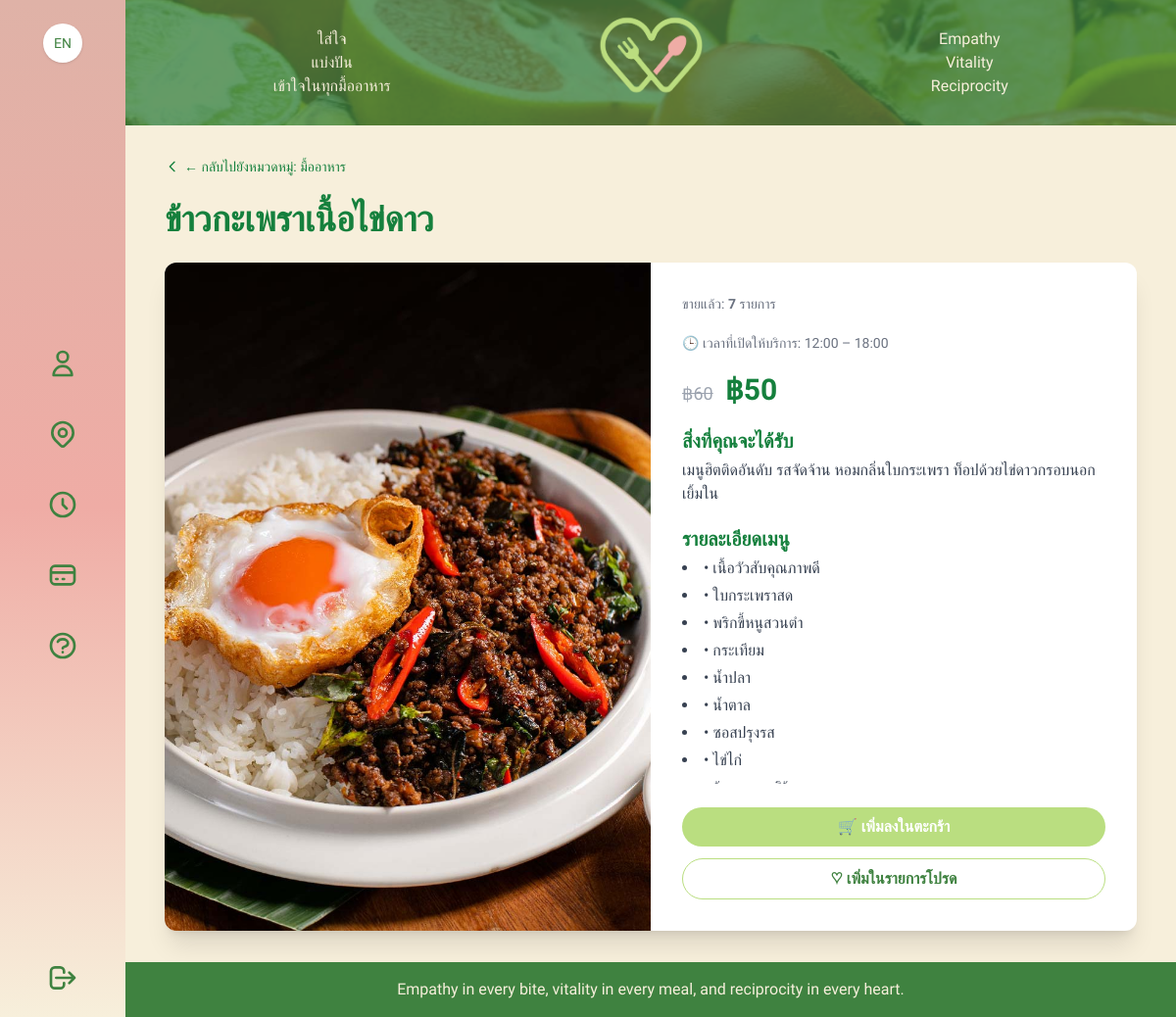
Page /menu/1/ on the committed database.
### myapp/models.py (models this page shows, shortened)
class Menu(models.Model):
    restaurant      = models.ForeignKey(
        'Restaurant',
        on_delete=models.CASCADE,
        related_name='menus',
        verbose_name='ร้านอาหาร'
    )
    title           = models.CharField("ชื่อเมนู", max_length=100)
    image           = models.ImageField("รูปเมนู", upload_to='menus/', blank=True)
    description     = models.TextField("คำอธิบายสั้น", blank=True)
    details         = models.TextField("รายละเอียดเพิ่มเติม", blank=True)
    price           = models.DecimalField("ราคาปกติ", max_digits=8, decimal_places=2)
    discount_price  = models.DecimalField(
    "ราคาหลังลด", max_digits=8, decimal_places=2,
    default=0.0,
    help_text="ถ้าไม่ลด ก็ใส่เท่ากับราคาปกติ"
    )
    start_time      = models.TimeField(
        "เวลาเริ่มขาย", default=timezone.now,
        help_text="เช่น 10:00:00"
    )
    end_time        = models.TimeField(
        "เวลาปิดขาย", default=timezone.now,
        help_text="เช่น 22:00:00"
    )
    favorites       = models.ManyToManyField(
        settings.AUTH_USER_MODEL,
        blank=True,
        related_name='favorite_menus',
        verbose_name="ผู้ที่ชื่นชอบ"
    )
    class Meta:
        verbose_name        = "เมนู"
        verbose_name_plural = "เมนู"
    @property
    def sold_count(self):
        result = self.orderitem_set.aggregate(total=Sum('quantity'))['total']
        return result or 0
    sold_count.fget.short_description = "ขายแล้ว"

class Restaurant(models.Model):
    name       = models.CharField("ชื่อร้าน", max_length=100)
    category   = models.ForeignKey(Category, on_delete=models.SET_NULL,
                                   null=True, related_name='restaurants')
    image      = models.ImageField("รูปภาพร้าน", upload_to='restaurants/', blank=True)
    description= models.TextField("คำอธิบาย", blank=True)
    favorites  = models.ManyToManyField(User,
                       blank=True,
                       related_name='favorite_restaurants',
                       verbose_name="ผู้ที่ชื่นชอบ")
    class Meta:
        verbose_name        = "ร้านอาหาร"
        verbose_name_plural = "ร้านอาหาร"

class Category(models.Model):
    name         = models.SlugField("รหัสหมวด", max_length=50, unique=True)
    display_name = models.CharField("ชื่อหมวด", max_length=100)
    image        = models.ImageField("รูปหมวด", upload_to='categories/', blank=True, null=True)
    class Meta:
        verbose_name        = "หมวดหมู่อาหาร"
        verbose_name_plural = "หมวดหมู่อาหาร"

### myapp/views.py (the view)
# urls.py: path('menu/<int:menu_id>/', views.menu_detail, name='menu_detail'),
def menu_detail(request, menu_id):
    menu = get_object_or_404(Menu, pk=menu_id)
    return render(request, 'shop_detail.html', {
        'menu': menu
    })

### myapp/templatetags/currency_filters.py (called while the page is built)
@register.filter
def currency(value, symbol='฿'):
    try:
        val = float(value)
    except (TypeError, ValueError):
        return value
    formatted = f"{val:,.0f}"
    return f"{symbol}{formatted}"

### myapp/templates/shop_detail.html (shortened to what this page needs)
{% extends 'base.html' %}
{% load static %}
{% load currency_filters %}
{% load i18n %}
{% block content %}
<div class="container mx-auto px-4 py-8">
  <p class="mb-6">
    <a href="{% url 'shop_list' menu.restaurant.category.name %}" class="text-green-700 hover:underline text-sm flex items-center">
      <svg xmlns="http://www.w3.org/2000/svg" class="h-4 w-4 mr-1" fill="none" viewBox="0 0 24 24" stroke="currentColor">
        <path stroke-linecap="round" stroke-linejoin="round" stroke-width="2" d="M15 19l-7-7 7-7"/>
      </svg>
      ← {% trans "Back to category:" %} {{ menu.restaurant.category.display_name }}
    </a>
  </p>
  <h1 class="text-4xl font-bold text-green-700 mb-6">{{ menu.title }}</h1>
  <div class="bg-white rounded-xl shadow-xl overflow-hidden lg:flex">
    <div class="lg:w-1/2 aspect-[4/3] overflow-hidden">
      {% if menu.image %}
      <img src="{{ menu.image.url }}"
           alt="{{ menu.title }}"
           class="w-full h-full object-cover"/>
      {% else %}
      <div class="w-full h-full bg-gray-100 flex items-center justify-center">
        <span class="text-gray-500">{% trans "No image available" %}</span>
      </div>
      {% endif %}
    </div>
    <div class="lg:w-1/2 p-8 flex flex-col">
      <div class="overflow-auto space-y-5 max-h-[500px]">
        <p class="text-sm text-gray-500">
          {% trans "Sold:" %} <strong>{{ menu.sold_count }}</strong> {% trans "items" %}
        </p>
        <p class="text-sm text-gray-500">
          🕒 {% trans "Available time:" %} {{ menu.start_time|time:"H:i" }} – {{ menu.end_time|time:"H:i" }}
        </p>
        <div class="flex items-baseline space-x-3">
          {% if menu.price > menu.discount_price %}
          <span class="text-gray-400 line-through text-lg">{{ menu.price|currency:"฿" }}</span>
          {% endif %}
          <span class="text-3xl font-bold text-green-700">{{ menu.discount_price|currency:"฿" }}</span>
        </div>
        {% if menu.description %}
        <div>
          <h2 class="text-xl font-semibold text-green-700 mb-1">{% trans "What you'll get" %}</h2>
          <p class="text-gray-700">{{ menu.description }}</p>
        </div>
        {% endif %}
        {% if menu.details %}
        <div>
          <h2 class="text-xl font-semibold text-green-700 mb-1">{% trans "Menu Details" %}</h2>
          <ul class="list-disc list-inside text-gray-700 space-y-1">
            {% for line in menu.details.splitlines %}
              {% if line %}
              <li>{{ line }}</li>
              {% endif %}
            {% endfor %}
          </ul>
        </div>
        {% endif %}
      </div>
      <div class="mt-auto pt-6 space-y-3">
        <form action="{% url 'add_to_cart' menu.id %}" method="post">
          <button type="submit" class="w-full bg-[#bade80] hover:bg-[#a8d266] text-white font-semibold py-2 rounded-full transition">
            🛒 {% trans "Add to Cart" %}
          </button>
        </form>
        <form action="{% url 'toggle_favorite_menu' menu.id %}" method="post">
          <button type="submit" class="w-full border border-[#bade80] text-[#3F8240] hover:bg-[#f4faea] font-semibold py-2 rounded-full transition">
            ♡ {% trans "Add to Favorites" %}
          </button>
        </form>
      </div>
    </div>
  </div>
</div>
{% endblock %}

### myapp/templates/base.html (style rules this page uses)
body { font-family:'Prompt','Montserrat',sans-serif; }

### rows in the picture
Menu: restaurant.category.display_name "มื้ออาหาร", title "ข้าวกะเพราเนื้อไข่ดาว", image (picture), sold_count "7", start_time "12:00", end_time "18:00", price "฿60", discount_price "฿50", description "เมนูฮิตติดอันดับ รสจัดจ้าน หอมกลิ่นใบกระเพรา ท็อปด้วยไข่ดาวกรอบนอกเยิ้มใน"

### other values in the picture
{{ line }} "• เนื้อวัวสับคุณภาพดี" "• ใบกระเพราสด" "• พริกขี้หนูสวนตำ" "• กระเทียม" "• น้ำปลา" "• น้ำตาล" "• ซอสปรุงรส" "• ไข่ไก่"
